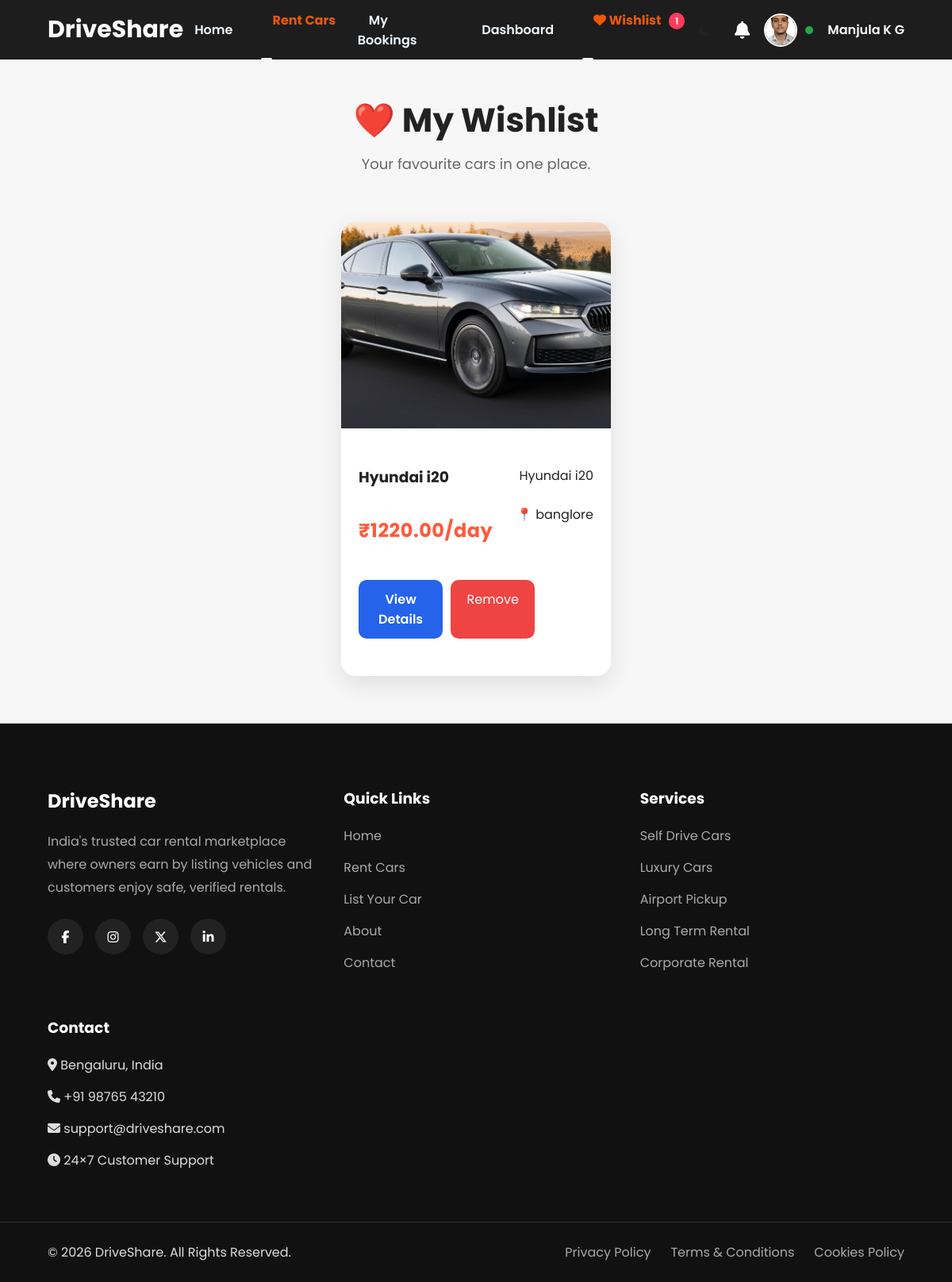
The page /cars/wishlist/ (signed in) on the database its author committed.
### accounts/models.py (models this page shows, shortened)
class CustomUser(AbstractUser):
    USER_TYPES = (
        ('customer', 'Customer'),
        ('owner', 'Car Owner'),
        ('admin', 'Admin'),
    )
    user_type = models.CharField(
        max_length=20,
        choices=USER_TYPES,
        default='customer'
    )
    phone_number = models.CharField(
        max_length=15,
        blank=True
    )
    profile_picture = models.ImageField(
        upload_to='profile_pictures/',
        blank=True,
        null=True
    )

### cars/models.py (models this page shows, shortened)
class Wishlist(models.Model):
    customer = models.ForeignKey(
        "accounts.CustomUser",
        on_delete=models.CASCADE,
        related_name="wishlist_items"
    )
    car = models.ForeignKey(
        Car,
        on_delete=models.CASCADE,
        related_name="wishlisted_by"
    )
    created_at = models.DateTimeField(
        auto_now_add=True
    )
    class Meta:
        unique_together = ("customer", "car")

class Car(models.Model):
    FUEL_TYPES = [
        ("Petrol", "Petrol"),
        ("Diesel", "Diesel"),
        ("Electric", "Electric"),
        ("Hybrid", "Hybrid"),
        ("CNG", "CNG"),
    ]
    TRANSMISSION_TYPES = [
        ("Manual", "Manual"),
        ("Automatic", "Automatic"),
    ]
    STATUS_CHOICES = [
        ("Pending", "Pending"),
        ("Approved", "Approved"),
        ("Rejected", "Rejected"),
    ]
    owner = models.ForeignKey(
        CustomUser,
        on_delete=models.CASCADE,
        related_name="cars"
    )
    title = models.CharField(max_length=150)
    brand = models.CharField(max_length=100)
    model = models.CharField(max_length=100)
    year = models.PositiveIntegerField()
    color = models.CharField(max_length=50)
    seats = models.PositiveIntegerField()
    fuel_type = models.CharField(
        max_length=20,
        choices=FUEL_TYPES
    )
    transmission = models.CharField(
        max_length=20,
        choices=TRANSMISSION_TYPES
    )
    price_per_day = models.DecimalField(
        max_digits=10,
        decimal_places=2
    )
    city = models.CharField(max_length=100)
    description = models.TextField()
    is_available = models.BooleanField(default=True)
    approval_status = models.CharField(
        max_length=20,
        choices=STATUS_CHOICES,
        default="Pending"
    )
    rejection_reason = models.TextField(
    blank=True,
    null=True
)
    created_at = models.DateTimeField(auto_now_add=True)
    updated_at = models.DateTimeField(auto_now=True)

class CarImage(models.Model):
    car = models.ForeignKey(
        Car,
        on_delete=models.CASCADE,
        related_name="images"
    )
    image = models.ImageField(
        upload_to="car_images/"
    )
    is_primary = models.BooleanField(
        default=False
    )
    uploaded_at = models.DateTimeField(
        auto_now_add=True
    )

### cars/views.py (the view)
@login_required
@customer_required
def wishlist(request):
    wishlist_items = Wishlist.objects.filter(
        customer=request.user
    ).select_related("car").prefetch_related("car__images")
    return render(
        request,
        "cars/wishlist.html",
        {
            "wishlist_items": wishlist_items
        }
    )

### notifications/context_processors.py (called while the page is built)
def notification_count(request):
    if request.user.is_authenticated:
        return {
            "notification_count":
            request.user.notifications.filter(
                is_read=False
            ).count()
        }
    return {
        "notification_count": 0
    }

### templates/cars/wishlist.html (shortened to what this page needs)
{% extends "base.html" %}
{% load static %}
{% block content %}
<section class="browse-section">
    <div class="browse-header">
        <h1>❤️ My Wishlist</h1>
        <p>Your favourite cars in one place.</p>
    </div>
    {% if wishlist_items %}
    <div class="car-grid">
        {% for item in wishlist_items %}
        {% with car=item.car %}
        <div class="car-card">
            <div class="car-image">
                {% if car.images.first %}
                    <img src="{{ car.images.first.image.url }}">
                {% else %}
                    <img src="{% static 'images/default-car.jpg' %}">
                {% endif %}
            </div>
            <div class="car-info">
                <h3>{{ car.title }}</h3>
                <p>{{ car.brand }} {{ car.model }}</p>
                <h2>₹{{ car.price_per_day }}/day</h2>
                <p>📍 {{ car.city }}</p>
                <div class="card-buttons">
                    <a href="{% url 'car_details' car.id %}" class="view-btn">
                        View Details
                    </a>
                    <a href="{% url 'toggle_wishlist' car.id %}"
                       class="remove-btn">
                        Remove
                    </a>
                </div>
            </div>
        </div>
        {% endwith %}
        {% endfor %}
    </div>
    {% endif %}
</section>
{% endblock %}

### templates/navbar.html (shortened to what this page needs)
<nav class="navbar">
    <div class="logo">
        <a href="/">DriveShare</a>
    </div>
    <ul class="nav-links">
    <li>
    <a href="/"
       class="{% if request.path == '/' %}active{% endif %}">
        Home
    </a>
</li>
    {% if user.is_authenticated %}
        {% if user.user_type == "customer" %}
            <li>
    <a href="{% url 'browse_cars' %}"
       class="{% if '/cars/' in request.path %}active{% endif %}">
        Rent Cars
    </a>
</li>
<li>
    <a href="{% url 'my_bookings' %}"
       class="{% if '/bookings/' in request.path %}active{% endif %}">
        My Bookings
    </a>
</li>
<li>
    <a href="{% url 'customer_dashboard' %}"
       class="{% if request.path == '/dashboard/customer/' %}active{% endif %}">
        Dashboard
    </a>
</li>
<li>
    <a href="{% url 'wishlist' %}" class="{% if request.path == '/cars/wishlist/' %}active{% endif %}">
        <i class="fas fa-heart"></i>
        Wishlist
{% if user.is_authenticated and user.user_type == "customer" %}
<span class="wishlist-count">
{{ user.wishlist_items.count }}
</span>
{% endif %}
    </a>
</li>
        {% endif %}
    {% else %}
        <li><a href="{% url 'browse_cars' %}">Rent Car</a></li>
        <li><a href="{% url 'signup' %}">List Your Car</a></li>
        <li><a href="{% url 'about' %}">About</a></li>
        <li><a href="{% url 'contact' %}">Contact</a></li>
    {% endif %}
</ul>
   <div class="auth-buttons">
{% if user.is_authenticated %}
    <div class="theme-toggle" id="themeToggle">
        <i class="fas fa-moon"></i>
    </div>
    <div class="notification-icon">
        <a href="{% url 'notifications' %}">
            <i class="fas fa-bell"></i>
        </a>
    </div>
    <div class="user-profile" id="userProfile">
        {% if user.profile_picture %}
            <img src="{{ user.profile_picture.url }}" class="nav-profile-img">
        {% else %}
            {% load static %}
        {% endif %}
        {% if user.user_type == "customer" %}
            {% if user.customer_profile.verification_status == "Approved" %}
                <span class="status-dot approved"></span>
            {% elif user.customer_profile.verification_status == "Pending" %}
                <span class="status-dot pending"></span>
            {% else %}
                <span class="status-dot rejected"></span>
            {% endif %}
        {% endif %}
        <span class="user-name">
            {{ user.first_name }}
        </span>
    </div>
{% endif %}
</div>
</nav>

### static/css/style.css (style rules this page uses)
* { margin:0; padding:0; box-sizing:border-box; font-family:'Poppins',sans-serif; }
* { transition: color .25s ease, background-color .25s ease, border-color .25s ease, box-shadow .25s ease, transform .25s ease; }
html { scroll-behavior:smooth; }
body { background:#f7f7f7; color:#222; }
a { text-decoration:none; }
ul { list-style:none; }
button, a { transition:.3s; }
.car-card { position:relative; }

### static/css/navbar.css (style rules this page uses)
.navbar { position:fixed; top:0; left:0; width:100%; height:75px; padding:0 40px; display:flex; justify-content:space-between; align-items:center; background:rgba(17,17,17,.95); backdrop-filter:blur(12px); z-index:9999; }
.navbar { transition: background .35s ease, box-shadow .35s ease, padding .35s ease; }
.logo a { font-size:30px; font-weight:700; color:white; }
.nav-links { display:flex; align-items:center; gap:22px; list-style:none; margin:0; padding:0; }
.nav-links a { color:aliceblue; font-size:16px; font-weight:600; text-decoration:none; padding:8px 14px; border-radius:8px; transition:.3s; }
.auth-buttons { display:flex; align-items:center; gap:18px; flex-shrink:0; }
.user-profile { position:relative; display:flex; align-items:center; gap:10px; cursor:pointer; }
.nav-profile-img { width:42px; height:42px; border-radius:50%; object-fit:cover; border:2px solid white; }
.user-name { color:white; font-weight:600; white-space:nowrap; }
.notification-icon { position:relative; display:flex; align-items:center; justify-content:center; }
.notification-icon a { color:#fff; font-size:22px; text-decoration:none; position:relative; display:flex; align-items:center; justify-content:center; }
.notification-icon i { transition:.3s; }
.status-dot { width:10px; height:10px; border-radius:50%; display:inline-block; margin-right:8px; }
.status-dot.approved { background:#28a745; }
.nav-links a.active { color: #ec5708; font-weight:700; position:relative; }
.nav-links a.active::after { content:""; position:absolute; left:0; bottom:-6px; width:100%; height:3px; background:#f5f5f5; border-radius:5px; }
.nav-profile-img { transition:all .3s ease; }
.notification-icon i { transition:all .3s ease; }
.theme-toggle { width:42px; height:42px; display:flex; align-items:center; justify-content:center; border-radius:50%; cursor:pointer; transition:.3s; }
.theme-toggle i { transition:.3s; }
.wishlist-count { margin-left:6px; background:#ff3b5c; color:white; padding:2px 8px; border-radius:50px; font-size:12px; font-weight:600; }

### static/css/features.css (style rules this page uses)
.car-grid { display:grid; grid-template-columns:repeat(auto-fit,minmax(320px,1fr)); gap:35px; margin-top:60px; }
.car-card { background:#fff; border-radius:20px; overflow:hidden; box-shadow:0 15px 30px rgba(0,0,0,.08); transition:.4s; }
.car-image { position:relative; }
.car-image img { width:100%; height:240px; object-fit:cover; }
.car-info { display:flex; justify-content:space-between; flex-wrap:wrap; margin:25px 0; gap:10px; }

### static/css/responsive.css (style rules this page uses)
@media (max-width:1200px) { .navbar { padding:18px 5%; } }

### static/css/dashboard.css (style rules this page uses)
.dashboard-header h1, section h2 { letter-spacing:.5px; }

### static/css/browse_cars.css (style rules this page uses)
.browse-section { max-width:1300px; margin:120px auto 60px; padding:0 20px; }
.browse-header { text-align:center; margin-bottom:50px; }
.browse-header h1 { font-size:42px; color:#222; }
.browse-header p { color:#666; font-size:18px; margin-top:10px; }
.car-grid { display:flex; flex-wrap:wrap; justify-content:center; gap:30px; }
.car-card { width:340px; background:#fff; border-radius:18px; overflow:hidden; box-shadow:0 10px 30px rgba(0,0,0,.10); transition:.35s; }
.car-card img { width:100%; height:220px; object-fit:cover; }
.car-info { padding:22px; }
.car-info h3 { margin-bottom:10px; color:#222; }
.car-info h2 { color:#ff5a3c; margin:15px 0; }
.view-btn { display:block; text-align:center; background:#ff5a3c; color:#fff; text-decoration:none; padding:12px; border-radius:10px; font-weight:600; transition:.3s; }
.car-image { position: relative; overflow: hidden; }
.car-image img { width: 100%; height: 260px; object-fit: cover; display: block; }
.card-buttons { display:flex; gap:10px; margin-top:20px; }
.card-buttons a { flex:1; text-align:center; }
.remove-btn { background:#ef4444; color:white; padding:12px; border-radius:10px; text-decoration:none; transition:.3s; }

### static/css/bookings.css (style rules this page uses)
.approved { background:#16a34a; }
.view-btn { background:#2563eb; color:white; }

### rows shown on the page
CustomUser: wishlist_items.count "1", profile_picture (picture), first_name "Manjula K G"
Wishlist: car.images.first.image (picture), car "Hyundai i20", car.brand "Hyundai", car.model "i20", car.price_per_day "1220.00", car.city "banglore"
